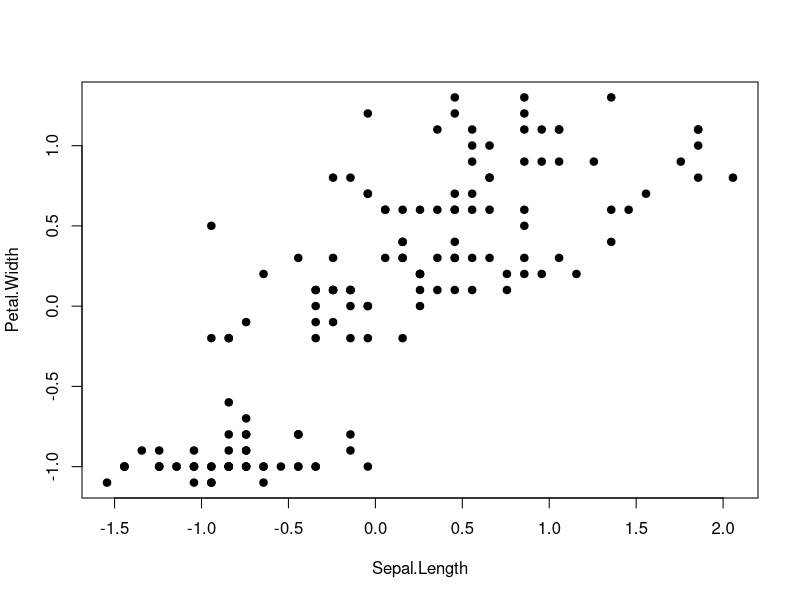
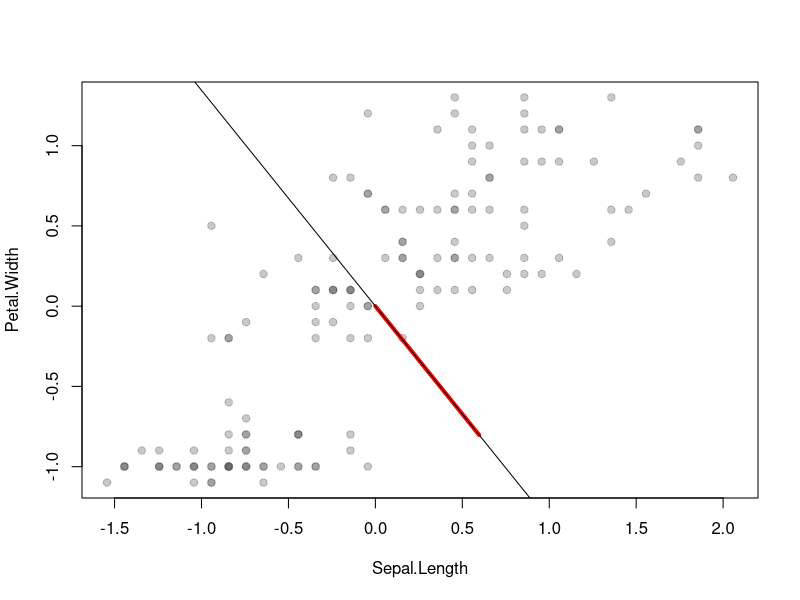
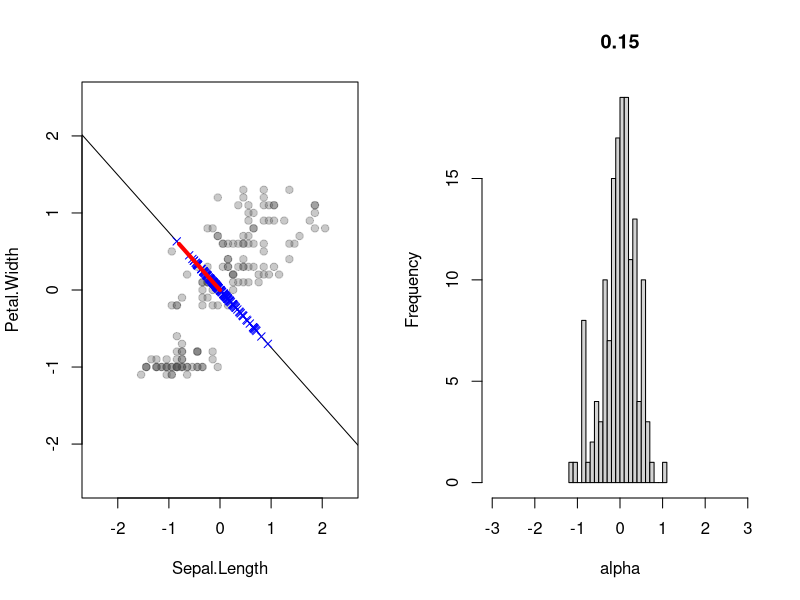

Generate these figures, in order, with R:
library(ggplot2)

# Load a toy data and peak at the numbers
data(iris)
head(iris)

# Pick out two columns and mean-center
Z = iris[,c(1,4)]

Z = scale(Z, center=TRUE, scale=FALSE)

# Clearly a lot of correlation structure in the measurements 
plot(Z,pch=19)

# Pick a random unit-norm vector and show the implied subspace
v_try = rnorm(2)
v_try = v_try/sqrt(sum(v_try^2))  # normalize to unit length

# show the points and the vector v
plot(Z, pch=19, col=rgb(0.3,0.3,0.3,0.3))
segments(0, 0, v_try[1], v_try[2], col='red', lwd=4)

# show the implied subspace spanned by this vector
slope = v_try[2]/v_try[1]
abline(0, slope)


# Now show the subspace, side by side with the projected points as a histogram
# Let's run the following code block a dozen or so times and see if we can
# get a good candidate for the first PC just by guess and check
# What to look for: the "better" random candidates for PC1 are the ones 
# leading to higher variance of the projected (blue) points.
# the "worse" candidates point in the clearly wrong direction
# and have lower variance projections.

#### begin block
v_try = rnorm(2)
v_try = v_try/sqrt(sum(v_try^2))  # normalize to unit length

par(mfrow=c(1,2))
plot(Z, pch=19, col=rgb(0.3,0.3,0.3,0.3),
     xlim=c(-2.5,2.5), ylim=c(-2.5,2.5))
slope = v_try[2]/v_try[1]
abline(0, slope)  # plot the subspace as a line

# Project the points onto that subspace
alpha = Z %*% v_try  # inner product of each row with v_try
z_hat = alpha %*% v_try  # locations in R^2
points(z_hat, col='blue', pch=4)
segments(0, 0, v_try[1], v_try[2], col='red', lwd=4)

# the number at the top is the variance of the projected points
hist(alpha, 25, xlim=c(-3,3), main=round(var(alpha), 2))
#### end block



# Compare these random projections to the first PC
pc_Z = prcomp(Z, rank=1)

# the principal components themselves are in the "rotation" component
# synonym: loadings
pc_Z$rotation
v_try #compare with our "guess and check" PC
# Note: the principal components are not identified up to sign
# so we can negate the whole vector and get the same subspace

# How much of the variation does this first principal component predict?
summary(pc_Z)

# what about the 1D summaries themselves?
# I usually call these "scores"
# each entry here is v dot x,
# where v is PC1 and x is the original 2D data point
pc_Z$x

